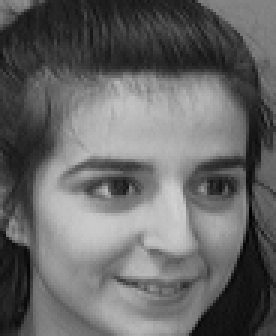
#> input picture Discriminant Locality Preserving Projection/attfaces/10/4.pgm, 92 x 112 px (shown 3 times larger); its folder holds only this picture in this run
$ jupyter execute --allow-errors DLPP-LPP-LDA.ipynb
#> lines starting #> are read from the running program, lines starting #| are printed output that depends on the picture
[cell 1]
# 导入库函数
import numpy as np
import cv2
import os
import numpy as np
import scipy
from scipy.sparse.linalg import eigs
import matplotlib.pyplot as plt

[cell 2]
Pi = 3.14159265358979323846

# [84 lines left out: functions knn_graph, compute_avg_radius, compute_neighborhood_matrix, construct_weight_matrix, not called in this run]

[cell 3]
# 计算每个类别的均值矩阵
def compute_classes_mean_matrix(train_data, train_labels):
    num_classes = len(np.unique(train_labels))  # 类别数量
    num_samples_per_class = train_data.shape[0] // num_classes  # 每个类别的样本数
    num_features = train_data.shape[1]  # 每个样本的特征维度

    means = np.zeros((num_classes, num_features))  # 存储每个类别的均值矩阵

    for i in range(1, num_classes + 1):  # 遍历每个类别
        temp_indices = np.where(train_labels == i)[0]  # 获取当前类别的训练数据索引
        temp_sum = np.sum(train_data[temp_indices], axis=0)  # 计算当前类别的特征值总和
        means[i-1] = temp_sum / num_samples_per_class  # 计算当前类别的均值

    return means  # 返回每个类别的均值矩阵

# 计算所有类别的整体均值矩阵
def compute_overall_mean_matrix(classes_means):
    overall_mean = np.mean(classes_means, axis=0)  # 计算所有类别的整体均值
    return overall_mean.reshape(-1, 1)  # 返回整体均值矩阵（转置）

# 计算中心类别矩阵
def compute_center_class_matrix(train_data, train_labels, classes_means):
    Z = np.zeros_like(train_data)  # 初始化中心类别矩阵

    for i in range(train_data.shape[0]):  # 遍历训练数据
        class_index = int(train_labels[i]) - 1  # 获取当前样本所属类别的索引
        Z[i] = train_data[i] - classes_means[class_index]  # 计算中心类别矩阵

    return Z  # 返回中心类别矩阵

# 计算类间散布矩阵
# [6 lines left out: function compute_between_class_scatter_matrix, not called in this run]

# 计算类内散布矩阵
def compute_class_scatter_matrix(Z):
    Sw = np.dot(Z.T, Z)  # 计算类内散布矩阵
    return Sw  # 返回类内散布矩阵

[cell 4]
# [7 lines left out: function ShowEigenface, not called in this run]

[cell 5]
# [34 lines left out: function LPP, not called in this run]

[cell 6]
def MLDA(train_data, train_labels, faceshape, d):
    """
    使用多元线性判别分析（MLDA）进行特征提取。

    Args:
    - train_data: 训练数据集的特征矩阵
    - train_labels: 训练数据集的标签
    - d: 要提取的特征数量

    Returns:
    - selected_eigenvectors: 特征映射后的数据集
    - selected_eigenvalues: 特征值
    """
    # 计算每个类别的均值矩阵
    classes_means = compute_classes_mean_matrix(train_data, train_labels)
    print('classes_means形状：', classes_means.shape)

    # 计算所有类别的整体均值矩阵
    overall_mean = compute_overall_mean_matrix(classes_means)
    print('overall_mean形状：', overall_mean.shape)

    # 计算中心类别矩阵
    Z = compute_center_class_matrix(train_data, train_labels, classes_means)
    print('Z形状：', Z.shape)

    # 计算类间散布矩阵
    Sb = compute_between_class_scatter_matrix(classes_means, overall_mean)
    print('Sb形状：', Sb.shape)

    # 计算类内散布矩阵
    Sw = compute_class_scatter_matrix(Z)
    print('Sw形状：', Sw.shape)

    W_value = np.dot(np.linalg.inv(Sw), Sb)  # 计算投影矩阵W
    print(W_value.shape)  # 输出投影矩阵W的形状

    # 计算广义特征值问题的特征值和特征向量，提取前d个最大特征值对应的特征向量
    eigen_values, eigen_vectors = scipy.linalg.eigh(W_value, eigvals=((faceshape[0] * faceshape[1]-d),(faceshape[0] * faceshape[1]-1)))  # 计算特征值和特征向量
    print('Done LDA selected eigenvectors computing')  # 输出提示信息
    print('LDA特征脸形状：', eigen_vectors.shape)
    ShowEigenface(eigen_vectors, faceshape)
    return eigen_vectors, Sb, Sw

[cell 7]
def MLDA_LPP(train_data, train_labels, faceshape, d, k, t):
    # Step 1: 使用LDA进行特征提取
    eigen_vectors, Sb, Sw = MLDA(train_data, train_labels, faceshape, d)
    # Step 2: 使用LPP进行特征提取
    selected_eigenvectors, Laplacian_matrix = LPP(train_data, faceshape, d, k, t)
    return eigen_vectors, Sb, Sw, selected_eigenvectors, Laplacian_matrix

[cell 8]
def read_images(dataset_dir, target_size=(32, 32)):
#> called with dataset_dir = 'attfaces', target_size = (32, 32)
    data = []  # 存储图像数据的列表
    labels = []  # 存储标签的列表
    faceshape = [] # 存储图像形状
    for class_dir in os.listdir(dataset_dir):  # 遍历数据集文件夹中的文件夹（每个文件夹代表一个类别）
        class_path = os.path.join(dataset_dir, class_dir)  # 类别文件夹路径
        for file_name in os.listdir(class_path):  # 遍历每个类别文件夹中的图像文件
            file_path = os.path.join(class_path, file_name)  # 图像文件路径
            img = cv2.imread(file_path, cv2.IMREAD_GRAYSCALE)  # 读取灰度图像
#> img is the input picture: shape (112, 92); min 0, max 209, mean 102.8
            # 缩放图像至目标尺寸
            img = cv2.resize(img, target_size, interpolation=cv2.INTER_AREA)
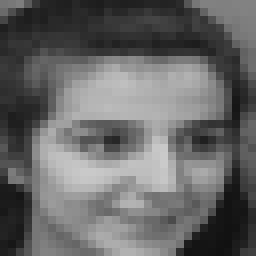
#> img: shape (32, 32) (shown 8 times larger); min 17, max 202, mean 102.8
            # 读取第一张灰度图像的大小作为图片形状
            faceshape = img.shape
#> faceshape = (32, 32)
            data.append(img.flatten())  # 将图像展平并添加到数据列表中
            labels.append(int(class_dir))  # 将类别标签添加到标签列表中
#> pass 2 of the loop in read_images, `for class_dir in os.listdir(dataset_dir):`:
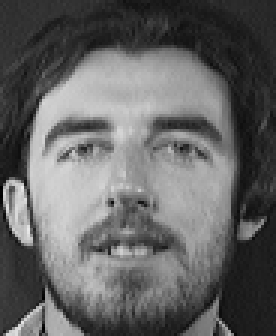
#> input picture Discriminant Locality Preserving Projection/attfaces/11/1.pgm, 92 x 112 px (shown 3 times larger)
#> in read_images, img is the input picture: shape (112, 92); min 0, max 234, mean 100
#> in read_images, `img = cv2.resize(img, target_size, interpolation=cv2.INTER_AREA)`:
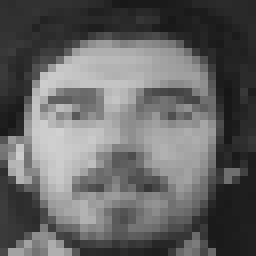
#> img: shape (32, 32) (shown 8 times larger); min 22, max 208, mean 100
#> pass 3 of the loop in read_images, `for class_dir in os.listdir(dataset_dir):`:
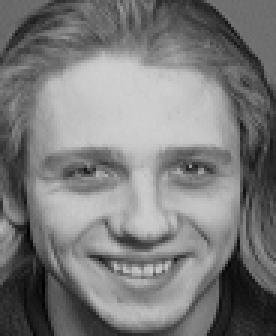
#> input picture Discriminant Locality Preserving Projection/attfaces/12/10.pgm, 92 x 112 px (shown 3 times larger)
#> in read_images, img is the input picture: shape (112, 92); min 0, max 208, mean 122.9
#> in read_images, `img = cv2.resize(img, target_size, interpolation=cv2.INTER_AREA)`:
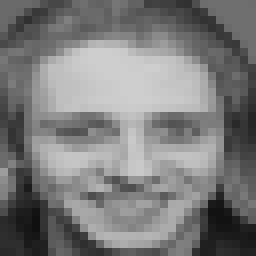
#> img: shape (32, 32) (shown 8 times larger); min 15, max 206, mean 122.9
    return np.array(data), np.array(labels).reshape(-1, 1), faceshape  # 返回图像数据和标签

# 训练集和测试集划分
def train_test_split(data, labels, train_test_split_ratio):
#> called with data = array of shape (4, 1024), labels = array of shape (4, 1), train_test_split_ratio = 0.5
    train_data, train_labels, test_data, test_labels = [], [], [], []

    # 获取唯一的类别标签
    unique_labels = np.unique(labels)

    for label in unique_labels:
        # 获取当前类别的样本索引
        indices = np.where(labels == label)[0]
        num_samples = len(indices)
        train_samples = int(num_samples * train_test_split_ratio)

        # 将当前类别的样本分配给训练集和测试集
        train_indices = indices[:train_samples]
        test_indices = indices[train_samples:]

        train_data.extend(data[train_indices])
        train_labels.extend(labels[train_indices])
        test_data.extend(data[test_indices])
        test_labels.extend(labels[test_indices])

    # 转换为数组格式
    train_data = np.array(train_data)
    train_labels = np.array(train_labels)
    test_data = np.array(test_data)
    test_labels = np.array(test_labels)

    return train_data, train_labels, test_data, test_labels
'''
# 训练集和测试集划分
def train_test_split(data, labels, train_test_split_ratio):
    num_samples = data.shape[0]  # 总样本数
    train_samples = int(num_samples * train_test_split_ratio)  # 训练集样本数

    # 随机打乱数据集
    indices = np.random.permutation(num_samples)
    data = data[indices]
    labels = labels[indices]

    # 划分训练集和测试集
    train_data = data[:train_samples]
    train_labels = labels[:train_samples]
    test_data = data[train_samples:]
    test_labels = labels[train_samples:]

    return train_data, train_labels, test_data, test_labels
'''

[cell 9]
dataset = "attfaces"
data, labels, faceshape = read_images(dataset)
print('faceshape:', faceshape)
train_data, train_labels, test_data, test_labels = train_test_split(data, labels, train_test_split_ratio=0.5)
d = 70
n_neighbors = 300
t = 500000
#> (the rest of this cell did not finish here and is left out)

#| classes_means形状： (1, 1024)
#| overall_mean形状： (1024, 1)
